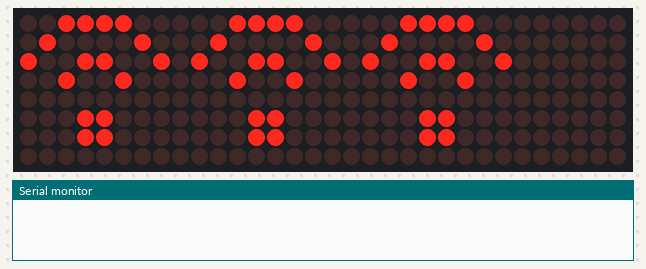
Simulated run of this program. Board: ESP32. Parts: 32×8 LED matrix, the last lines printed to the serial monitor. WiFi joins after 1.5 s; servers stay silent unless stated; network time is answered at once with the bench clock; the local clock reads 2024-03-15 10:24:30 at power-on unless the program sets it.

Above: at 1.6 s.
At 2.7 s:
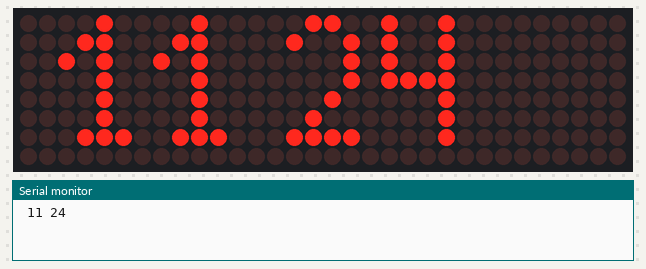
At 19.7 s:
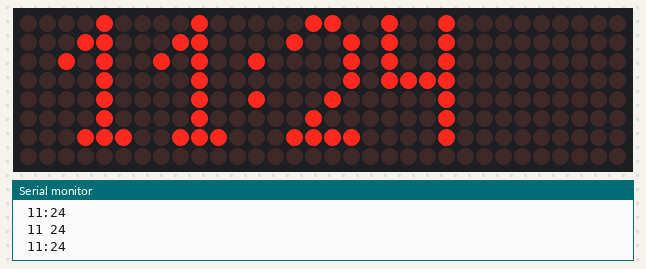
At 30.7 s:
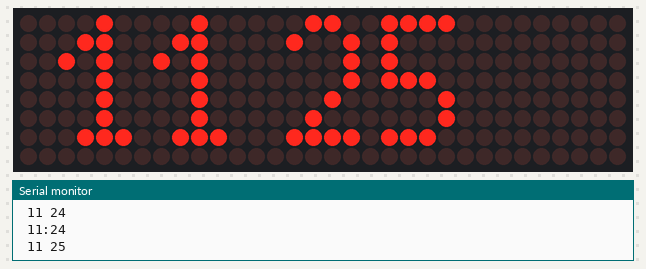
At 37.7 s:
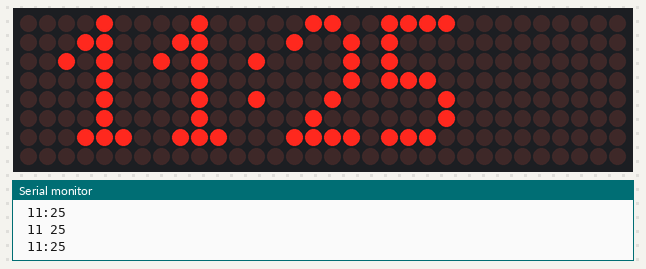

The program:

main.cpp
```cpp
#include <Arduino.h>
#include <MD_Parola.h>
#include <MD_MAX72xx.h>
#include <SPI.h>
#include <WiFi.h>
#include <NTPClient.h>
#include <WiFiUdp.h>
#include "font.h"
#include <ESPmDNS.h>
#include <ArduinoOTA.h>

#define HARDWARE_TYPE MD_MAX72XX::FC16_HW

#define MAX_DEVICES 4
#define CS_PIN 21

#define SSID ""
#define PASSWORD ""

hw_timer_t *My_timer = nullptr;

MD_Parola Display = MD_Parola(HARDWARE_TYPE, CS_PIN, MAX_DEVICES);

WiFiUDP ntpUDP;
NTPClient timeClient(ntpUDP, "pool.ntp.org");
volatile int hour = -1;
volatile int minute = -1;
volatile int second = -1;
volatile int lastUpdate = 0;

void OTA() {
    ArduinoOTA
            .onStart([]() {
                String type;
                if (ArduinoOTA.getCommand() == U_FLASH)
                    type = "sketch";
                else
                    type = "filesystem";
                Serial.println("Start updating " + type);
            })
            .onEnd([]() {
                Serial.println("\nEnd");
            })
            .onProgress([](unsigned int progress, unsigned int total) {
                Serial.printf("Progress: %u%%\r", (progress / (total / 100)));
            })
            .onError([](ota_error_t error) {
                Serial.printf("Error[%u]: ", error);
                if (error == OTA_AUTH_ERROR) Serial.println("Auth Failed");
                else if (error == OTA_BEGIN_ERROR) Serial.println("Begin Failed");
                else if (error == OTA_CONNECT_ERROR) Serial.println("Connect Failed");
                else if (error == OTA_RECEIVE_ERROR) Serial.println("Receive Failed");
                else if (error == OTA_END_ERROR) Serial.println("End Failed");
            });
    mdns_init();
    mdns_hostname_set("espclock");
    mdns_instance_name_set("espclock");
    ArduinoOTA.setHostname("espclock");
    ArduinoOTA.begin();
}

bool initWiFi() {
    if(WiFi.status() == WL_CONNECTED) return true;
    bool x = false;
    int probe = 0;
    WiFi.begin(SSID, PASSWORD);
    while (WiFi.status() != WL_CONNECTED) {
        probe++;
        delay(100);
        Display.print(String(x?" ":"..."));
        x=!x;
        if(probe>100) return false;
    }
    return true;
}


int lastSunday(int year, int month) {
    int daysInMonth[] = {31, 28, 31, 30, 31, 30, 31, 31, 30, 31, 30, 31};
    if ((year % 4 == 0 && year % 100 != 0) || (year % 400 == 0)) {
        daysInMonth[1] = 29;
    }
    int lastDay = daysInMonth[month - 1];
    for (int day = lastDay; day > lastDay - 7; day--) {
        struct tm timeStruct = {0, 0, 0, day, month - 1, year - 1900};
        time_t t = mktime(&timeStruct);
        if (localtime(&t)->tm_wday == 0) { // Sunday
            return day;
        }
    }
    return lastDay;
}

bool isDaylightSavingTime(int year, int month, int day, int hour) {
    int dstStart = lastSunday(year, 3);
    int dstEnd = lastSunday(year, 10);
    if ((month > 3 && month < 10) ||
        (month == 3 && (day > dstStart || (day == dstStart && hour >= 2))) ||
        (month == 10 && (day < dstEnd || (day == dstEnd && hour < 3)))) {
        return true;
    }
    return false;
}

void updateNTP() {
    if (WiFi.status() != WL_CONNECTED) return;

    timeClient.update();
    time_t rawTime = timeClient.getEpochTime();
    struct tm timeInfo;
    gmtime_r(&rawTime, &timeInfo);

    hour = (timeClient.getHours() + (isDaylightSavingTime(timeInfo.tm_year + 1900, timeInfo.tm_mon + 1, timeInfo.tm_mday, timeInfo.tm_hour) ? 2 : 1)) % 24;
    minute = timeClient.getMinutes();
    second = timeClient.getSeconds();
}

void incrementTime();

void IRAM_ATTR onTimer() {
    incrementTime();
}

void WiFiStationDisconnected(WiFiEvent_t event, WiFiEventInfo_t info) {
    Serial.println("Disconnected from WiFi access point");
    Serial.print("WiFi lost connection. Reason: ");
    Serial.println(info.wifi_sta_disconnected.reason);
    Serial.println("Trying to Reconnect");
    WiFi.begin(SSID, PASSWORD);
}

void initTimer() {
    My_timer = timerBegin(1, 80, true);
    timerAttachInterrupt(My_timer, &onTimer, true);
    timerAlarmWrite(My_timer, 1000000, true);
    timerAlarmEnable(My_timer);
}

void initDisplay() {
    Display.begin();
    Display.setFont(newFont);
    Display.setIntensity(0);
    Display.displayClear();
    Display.setTextAlignment(PA_LEFT);
}

void setup() {
    Serial.begin(115200);
    initDisplay();
    initWiFi();
    WiFi.onEvent(WiFiStationDisconnected, WiFiEvent_t::ARDUINO_EVENT_WIFI_STA_DISCONNECTED);
    timeClient.begin();
    delay(100);
    OTA();
    initTimer();
}

bool updateDisplay = false;

void incrementTime() {
    lastUpdate++;

    if (++second == 60) {
        second = 0;
        if (++minute == 60) {
            minute = 0;
            if (++hour == 24) {
                hour = 0;
            }
        }
    }

    updateDisplay = true;
}

void loop() {
    if((hour < 0) || (lastUpdate > 3600)) {
        updateNTP();
        lastUpdate = 0;
    }
    ArduinoOTA.handle();
    if(updateDisplay) {
        updateDisplay = false;
        Display.print(" " + String(hour / 10) + String(hour % 10) + (second % 2 ? ":" : " ") + String(minute / 10) +String(minute % 10));
        Serial.println(" " + String(hour / 10) + String(hour % 10) + (second % 2 ? ":" : " ") + String(minute / 10) +String(minute % 10));
    }
}
```

font.h
```cpp
MD_MAX72XX::fontType_t newFont[] PROGMEM =
        {
                0,  // 0
                0,  // 1
                0,  // 2
                0,  // 3
                0,  // 4
                0,  // 5
                0,  // 6
                0,  // 7
                0,  // 8
                0,  // 9
                0,  // 10
                0,  // 11
                0,  // 12
                0,  // 13
                0,  // 14
                0,  // 15
                0,  // 16
                0,  // 17
                0,  // 18
                0,  // 19
                0,  // 20
                0,  // 21
                0,  // 22
                0,  // 23
                0,  // 24
                0,  // 25
                0,  // 26
                0,  // 27
                0,  // 28
                0,  // 29
                0,  // 30
                0,  // 31
                1, 0,   // 32
                0,  // 33
                0,  // 34
                0,  // 35
                0,  // 36
                0,  // 37
                0,  // 38
                0,  // 39
                0,  // 40
                0,  // 41
                0,  // 42
                0,  // 43
                0,  // 44
                0,  // 45
                8, 4, 2, 9, 101, 101, 9, 2, 4,  // 46
                1, 20,  // 47
                4, 62, 81, 73, 62,  // 48
                4, 4, 66, 127, 64,  // 49
                4, 66, 97, 81, 78,  // 50
                4, 65, 73, 73, 54,  // 51
                4, 15, 8, 8, 127,   // 52
                4, 79, 73, 73, 49,  // 53
                4, 62, 73, 73, 50,  // 54
                4, 1, 1, 1, 127,  // 55
                4, 54, 73, 73, 54,  // 56
                4, 38, 73, 73, 62,  // 57
                1, 20,  // 58
                0,  // 59
                0,  // 60
                0,  // 61
                0,  // 62
                0,  // 63
                0,  // 64
                0,  // 65
                0,  // 66
                0,  // 67
                0,  // 68
                0,  // 69
                0,  // 70
                0,  // 71
                0,  // 72
                0,  // 73
                0,  // 74
                0,  // 75
                0,  // 76
                0,  // 77
                0,  // 78
                0,  // 79
                0,  // 80
                0,  // 81
                0,  // 82
                0,  // 83
                0,  // 84
                0,  // 85
                0,  // 86
                0,  // 87
                0,  // 88
                0,  // 89
                0,  // 90
                0,  // 91
                0,  // 92
                0,  // 93
                0,  // 94
                0,  // 95
                0,  // 96
                0,  // 97
                0,  // 98
                0,  // 99
                0,  // 100
                0,  // 101
                0,  // 102
                0,  // 103
                0,  // 104
                0,  // 105
                0,  // 106
                0,  // 107
                0,  // 108
                0,  // 109
                0,  // 110
                0,  // 111
                0,  // 112
                0,  // 113
                0,  // 114
                0,  // 115
                0,  // 116
                0,  // 117
                0,  // 118
                0,  // 119
                0,  // 120
                0,  // 121
                0,  // 122
                0,  // 123
                0,  // 124
                0,  // 125
                0,  // 126
                0,  // 127
                0,  // 128
                0,  // 129
                0,  // 130
                0,  // 131
                0,  // 132
                0,  // 133
                0,  // 134
                0,  // 135
                0,  // 136
                0,  // 137
                0,  // 138
                0,  // 139
                0,  // 140
                0,  // 141
                0,  // 142
                0,  // 143
                0,  // 144
                0,  // 145
                0,  // 146
                0,  // 147
                0,  // 148
                0,  // 149
                0,  // 150
                0,  // 151
                0,  // 152
                0,  // 153
                0,  // 154
                0,  // 155
                0,  // 156
                0,  // 157
                0,  // 158
                0,  // 159
                0,  // 160
                0,  // 161
                0,  // 162
                0,  // 163
                0,  // 164
                0,  // 165
                0,  // 166
                0,  // 167
                0,  // 168
                0,  // 169
                0,  // 170
                0,  // 171
                0,  // 172
                0,  // 173
                0,  // 174
                0,  // 175
                0,  // 176
                0,  // 177
                0,  // 178
                0,  // 179
                0,  // 180
                0,  // 181
                0,  // 182
                0,  // 183
                0,  // 184
                0,  // 185
                0,  // 186
                0,  // 187
                0,  // 188
                0,  // 189
                0,  // 190
                0,  // 191
                0,  // 192
                0,  // 193
                0,  // 194
                0,  // 195
                0,  // 196
                0,  // 197
                0,  // 198
                0,  // 199
                0,  // 200
                0,  // 201
                0,  // 202
                0,  // 203
                0,  // 204
                0,  // 205
                0,  // 206
                0,  // 207
                0,  // 208
                0,  // 209
                0,  // 210
                0,  // 211
                0,  // 212
                0,  // 213
                0,  // 214
                0,  // 215
                0,  // 216
                0,  // 217
                0,  // 218
                0,  // 219
                0,  // 220
                0,  // 221
                0,  // 222
                0,  // 223
                0,  // 224
                0,  // 225
                0,  // 226
                0,  // 227
                0,  // 228
                0,  // 229
                0,  // 230
                0,  // 231
                0,  // 232
                0,  // 233
                0,  // 234
                0,  // 235
                0,  // 236
                0,  // 237
                0,  // 238
                0,  // 239
                0,  // 240
                0,  // 241
                0,  // 242
                0,  // 243
                0,  // 244
                0,  // 245
                0,  // 246
                0,  // 247
                0,  // 248
                0,  // 249
                0,  // 250
                0,  // 251
                0,  // 252
                0,  // 253
                0,  // 254
                0,  // 255
        };
```

Measured:
- what the display in image 0 shows lasts 1.1 s, from 1.5 s to 2.6 s
- what the display in image 1 shows lasts 1.0 s, from 2.6 s to 3.6 s
